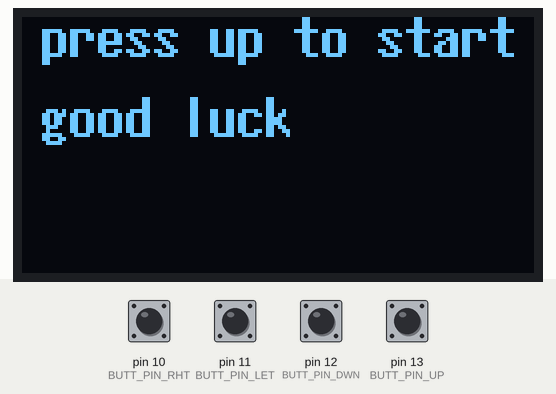
Recording of a program running on a simulated Arduino Nano, built with avr-gcc and run on an emulated ATmega328P. Parts: 128×64 one-colour display. Inputs (shaded band) come from the test bench; at power-on: pin 10 (BUTT_PIN_RHT), pin 11 (BUTT_PIN_LET), pin 12 (BUTT_PIN_DWN), pin 13 (BUTT_PIN_UP) HIGH. Random numbers use the default seed unless the program sets one.

Above: at 1.2 s.
1.3 s: pin 13 (BUTT_PIN_UP) pulled LOW for 0.15 s
At 1.76 s:
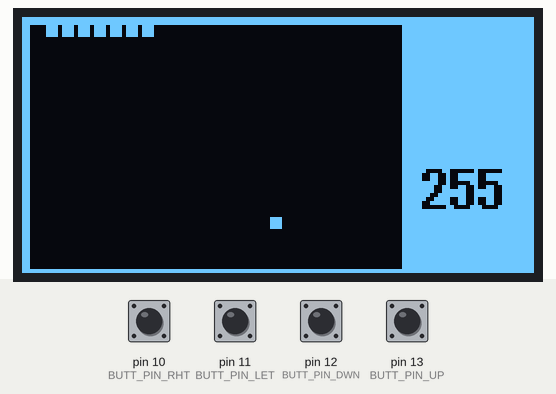
2.0 s: pin 13 (BUTT_PIN_UP) pulled LOW for 1 s
At 3.8 s:
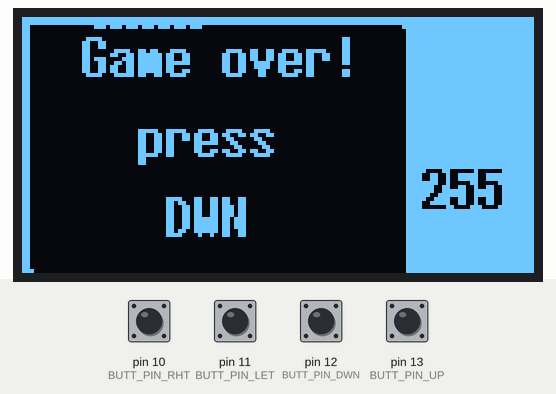
Timing chart, 0 to 5.3 s (numbered marks = the images above; inputs shaded):
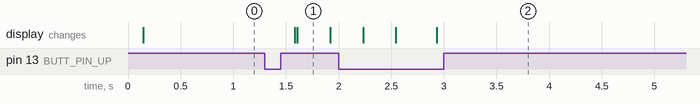

Measured:
- after the input at 1.3 s, the display: first changes after 0.28 s (image 1 shows a later state)

The program:

main.cpp
```cpp
#include <Arduino.h>
#include <U8g2lib.h>
// #include <avr/eeprom.h>

#ifdef U8X8_HAVE_HW_SPI
#include <SPI.h>
#endif
#ifdef U8X8_HAVE_HW_I2C
#include <Wire.h>
#endif

#include <GyverButton.h>

#define BUTT_PIN_UP 13
#define BUTT_PIN_DWN 12
#define BUTT_PIN_LET 11
#define BUTT_PIN_RHT 10

#define FIELD_X1 2 // Координаты = смещение игрового поля = там, где бежит змея
#define FIELD_Y1 2
#define FIELD_X2 91
#define FIELD_Y2 61
#define FIELD_W 92 // Ширина игрового поля
#define FIELD_H 60 // Высота игрового поля

#define FIG_W 4 // Размеры фигуры (прамоугольник)
#define FIG_H 4
#define FIG_STEP 4 // Шаг перемещения

#define UP 1
#define DWN 2
#define LET 3
#define RHT 4
#define SNAKE_START_LENGTH 7

int score = 0;
byte score_max;

void figShw(u8g2_uint_t x, u8g2_uint_t y);
void figClr(u8g2_uint_t x, u8g2_uint_t y);
void figNextPos(u8g2_uint_t x, u8g2_uint_t y, u8g2_uint_t *x2, u8g2_uint_t *y2, int direction);
boolean snakeMove(int direction); // true - konec igri

U8G2_SH1106_128X64_NONAME_F_HW_I2C u8g2(U8G2_R0, /* reset=*/U8X8_PIN_NONE);

// Координаты фигуры относительно области движения
u8g2_uint_t point_x = 0;
u8g2_uint_t point_y = 0;

u8g2_uint_t snake[50][2]; // snake[0][0]

int direction = RHT;
int snakeHead;
unsigned long last_time;
int state = 0;
char scoreStr[3];

u8g2_uint_t cookie_x;
u8g2_uint_t cookie_y;
void cookiePos(u8g2_uint_t *x, u8g2_uint_t *y);

GButton butt_up(BUTT_PIN_UP);
GButton butt_dwn(BUTT_PIN_DWN);
GButton butt_let(BUTT_PIN_LET);
GButton butt_rht(BUTT_PIN_RHT);

void setup()
{
    // eeprom_write_byte(0, 2);
    u8g2.begin();
    u8g2.clearBuffer();
    // git test 1
    u8g2.sendBuffer();

    // git test 2
    // Устанавливаем цвет отрисовки по умолчанию (белый на чёрном)
    u8g2.setDrawColor(1);

    // u8g2.drawFrame(0, 0, 96, 64); // Рамка икрового поля (2 пикселя)
    // u8g2.drawFrame(1, 1, 95, 62); // *

    butt_up.setDebounce(1); // git test 3
    butt_dwn.setDebounce(1);
    butt_let.setDebounce(1);
    butt_rht.setDebounce(1);
    butt_dwn.setClickTimeout(50);
    butt_up.setClickTimeout(50);
    butt_let.setClickTimeout(50);
    butt_rht.setClickTimeout(50);
    Serial.begin(9600);

    score_max = eeprom_read_byte(0);

    //if (score_max = 255)
    //    score_max = 0;

    /* 4 delete
    u8g2.setDrawColor(0);
        u8g2.drawBox(3, 3, 93, 61);
        u8g2.setDrawColor(1);
        u8g2.setFont(u8g2_font_7x14B_mf);
        u8g2.setFontDirection(0);
    */
}

void loop()
{
    int i;
    switch (state)
    {
    case 0:
        // TODO: JKKJHDKJAKJDSADHKJA

        // FIXME: hjkhkjhkjk
        u8g2.setDrawColor(0);
        u8g2.drawBox(0, 0, 128, 64);
        u8g2.setDrawColor(1);
        u8g2.setFont(u8g2_font_7x14B_mf);
        u8g2.setFontDirection(0);
        u8g2.drawStr(5, 10, "press up to start");
        u8g2.drawStr(5, 30, "good luck");
        // FIXME: fkjskjf k hk kj kkjh khkhk
        u8g2.sendBuffer();
        state = 1;
        break;

    case 1:
        butt_up.tick();  // обязательная функция отработки. Должна постоянно опрашиваться
        butt_dwn.tick(); // обязательная функция отработки. Должна постоянно опрашиваться
        butt_let.tick(); // обязательная функция отработки. Должна постоянно опрашиваться
        butt_rht.tick(); // обязательная функция отработки. Должна постоянно опрашиваться

        if (butt_up.isSingle() || butt_up.isDouble() || butt_up.isHolded() || butt_up.isHold())
        {
            state = 2;
        }
        break;


    case 2:
        snakeHead = SNAKE_START_LENGTH - 1;
        direction = RHT;
        score = 0;

        // Рисуем игровое поле
        u8g2.drawFrame(0, 0, 96, 64); // Рамка икрового поля (2 пикселя)
        u8g2.drawFrame(1, 1, 94, 62); // *
        u8g2.setDrawColor(0);
        u8g2.drawBox(2, 2, 93, 61); // zakrashivaem staruju zmeju
        u8g2.setDrawColor(1);
        u8g2.drawBox(96, 0, 32, 64); // Поле для текста (счёт)

        u8g2.setFont(u8g2_font_7x14B_mf);
        u8g2.setFontDirection(0);

        // u8g2.setFontMode(1);
        u8g2.setDrawColor(0);
        u8g2.drawStr(100, 32, " ");
        u8g2.setDrawColor(1);

        sprintf(scoreStr, "%d", score_max);
        u8g2.setDrawColor(0);
        u8g2.drawStr(100, 48, scoreStr);
        u8g2.setDrawColor(1);

        // TODO: 3
        // zapolnjaem zmeju:
        snake[0][0] = 0; // 1. hvost
        snake[0][1] = 0;
        // 2. dalshe do golovi
        for (i = 0; i < snakeHead; i++)
        {
            figNextPos(snake[i][0], snake[i][1], &snake[i + 1][0], &snake[i + 1][1], RHT);
        }

        // vivodim zmeju na ekran
        for (i = 0; i <= snakeHead; i++)
        {
            figShw(snake[i][0], snake[i][1]);
        }
        //{
        // opredeljaem koordinatu pirogka i vivodim ...
        cookiePos(&cookie_x, &cookie_y);
        figShw(cookie_x, cookie_y);
        //}
        // Рисуем фигуру в начальном положении
        // figShw(point_x, point_y);
        state = 3;
        break;
    case 3:
        if (millis() - last_time > 300)
        {
            last_time = millis();

            if (snakeMove(direction))
            {
                state = 4;
                break;
            }
        }
        butt_up.tick();  // обязательная функция отработки. Должна постоянно опрашиваться
        butt_dwn.tick(); // обязательная функция отработки. Должна постоянно опрашиваться
        butt_let.tick(); // обязательная функция отработки. Должна постоянно опрашиваться
        butt_rht.tick(); // обязательная функция отработки. Должна постоянно опрашиваться

        // Двигаем фигуру (точку) по полю >>>>>>>>>>>>>>>>>>>>>>>>>>>>>>>>>
        if (butt_up.isSingle() || butt_up.isDouble() || butt_up.isHolded() || butt_up.isHold())
        {
            if (direction != DWN)
            {
                direction = UP;
            }
        }

        if (butt_dwn.isSingle() || butt_dwn.isDouble() || butt_dwn.isHolded() || butt_dwn.isHold())
        {
            if (direction != UP)
            {
                direction = DWN;
            }
        }

        if (butt_let.isSingle() || butt_let.isDouble() || butt_let.isHolded() || butt_let.isHold())
        {
            if (direction != RHT)
            {
                direction = LET;
            }
        }

        if (butt_rht.isSingle() || butt_rht.isDouble() || butt_rht.isHolded() || butt_rht.isHold())
        {
            if (direction != LET)
            {
                direction = RHT;
            }
        }

        break;
    case 4:
        u8g2.setDrawColor(0);
        u8g2.drawBox(3, 3, 93, 61);
        u8g2.setDrawColor(1);
        u8g2.setFont(u8g2_font_7x14B_mf);
        u8g2.setFontDirection(0);

        //# fixiruem maximalnij resultat

        u8g2.drawStr(15, 15, "Game over!");
        u8g2.drawStr(15, 35, "  press");
        u8g2.drawStr(15, 55, "   DWN");

        if (score > (int) score_max) {
            score_max = score;
            eeprom_write_byte(0, (byte) score); // 1 байт
        }
        state = 5;
        break;
    case 5:

        butt_up.tick();  // обязательная функция отработки. Должна постоянно опрашиваться
        butt_dwn.tick(); // обязательная функция отработки. Должна постоянно опрашиваться
        butt_let.tick(); // обязательная функция отработки. Должна постоянно опрашиваться
        butt_rht.tick(); // обязательная функция отработки. Должна постоянно опрашиваться

        if (butt_dwn.isSingle() || butt_dwn.isDouble() || butt_dwn.isHolded() || butt_dwn.isHold())
        {
            state = 0;
        }
        break;
    }
    u8g2.sendBuffer();
}

void figShw(u8g2_uint_t x, u8g2_uint_t y)
{
    u8g2.drawBox(x + FIELD_X1, y + FIELD_Y1, (u8g2_uint_t)FIG_W - 1, (u8g2_uint_t)FIG_H - 1);
}

void figClr(u8g2_uint_t x, u8g2_uint_t y)
{
    u8g2.setDrawColor(0);
    figShw(x, y);
    u8g2.setDrawColor(1); // Востанавливаем цвет отрисовки по умолчанию
}

void figNextPos(u8g2_uint_t x1, u8g2_uint_t y1, u8g2_uint_t *x2, u8g2_uint_t *y2, int direction)
{
    switch (direction)
    {
    case UP:
        if (y1 > FIG_STEP)
            (*y2) = y1 - FIG_STEP;
        else
            (*y2) = 0;
        (*x2) = x1;
        break;
    case DWN:
        if (y1 < FIELD_H - FIG_H - FIG_STEP)
            (*y2) = y1 + FIG_STEP;
        else
            (*y2) = FIELD_H - FIG_H;
        (*x2) = x1;
        break;
    case LET:
        if (x1 > FIG_STEP)
            (*x2) = x1 - FIG_STEP;
        else
            (*x2) = 0;
        (*y2) = y1;
        break;
    case RHT:
        if (x1 < FIELD_W - FIG_W - FIG_STEP)
            (*x2) = x1 + FIG_STEP;
        else
            (*x2) = FIELD_W - FIG_W;
        (*y2) = y1;
        break;
    }
    return;
}

boolean snakeMove(int direction)
{

    u8g2_uint_t x2, y2;
    figNextPos(snake[snakeHead][0], snake[snakeHead][1], &x2, &y2, direction);
    if (((x2 == snake[snakeHead - 1][0]) && (y2 == snake[snakeHead - 1][1])) || ((x2 == snake[snakeHead][0]) && (y2 == snake[snakeHead][1])))
        return true;
    else
    {
        if (x2 == cookie_x && y2 == cookie_y)
        { // sjeli pirog
            snakeHead++;
            snake[snakeHead][0] = x2;
            snake[snakeHead][1] = y2;
            cookiePos(&cookie_x, &cookie_y);
            figShw(cookie_x, cookie_y);

            score++;
            sprintf(scoreStr, "%d", score);
            u8g2.setDrawColor(0);
            u8g2.drawStr(100, 32, scoreStr);
            u8g2.setDrawColor(1);
            return false;
        }
        else
        { // sdvigaem zmeju

            figClr(snake[0][0], snake[0][1]);
            for (int i = 0; i < snakeHead; i++)
            {
                snake[i][0] = snake[i + 1][0];
                snake[i][1] = snake[i + 1][1];
            }
            snake[snakeHead][0] = x2;
            snake[snakeHead][1] = y2;
            figShw(snake[snakeHead][0], snake[snakeHead][1]);

            // BUDET PROVERKA PERESECHENIJA....

            for (int i = 0; i < snakeHead - 4; i++)
            {
                if (snake[snakeHead][0] == snake[i][0] && snake[snakeHead][1] == snake[i][1])
                    return true;
            }

            return false;
        }
    }
}

void cookiePos(u8g2_uint_t *x, u8g2_uint_t *y)
{
    u8g2_uint_t x2, y2;
    boolean pos_state;

    do
    {
        pos_state = true;
        x2 = (random(FIELD_W) / 4) * 4;
        y2 = (random(FIELD_H) / 4) * 4;
        for (int i = 0; i <= snakeHead; i++)
            if (snake[i][0] == x2 && snake[i][1] == y2)
                pos_state = false;
    } while (pos_state == false);
    (*x) = x2;
    (*y) = y2;
}
```
